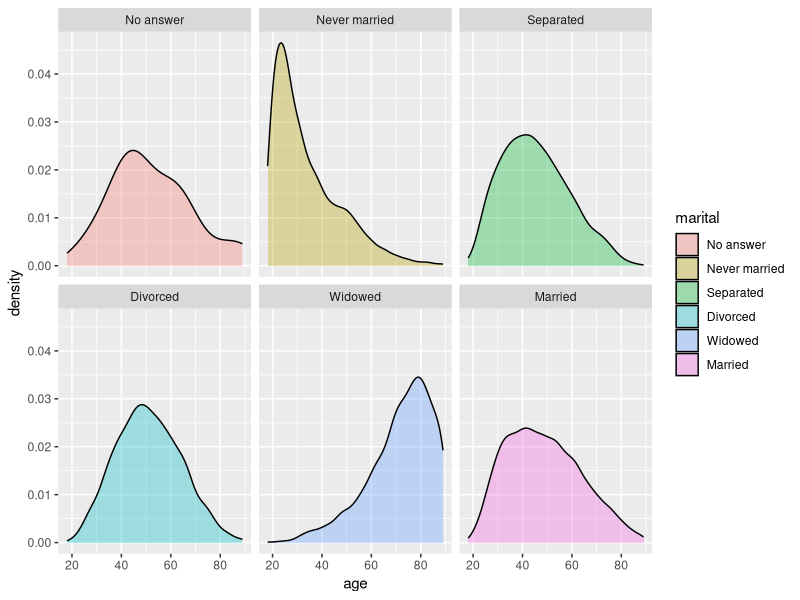

Reproduce this figure in R.
# ==============================================================================
#     _                _ _          _   ____  _        _
#    / \   _ __  _ __ | (_) ___  __| | / ___|| |_ __ _| |_ ___
#   / _ \ | '_ \| '_ \| | |/ _ \/ _` | \___ \| __/ _` | __/ __|
#  / ___ \| |_) | |_) | | |  __/ (_| |  ___) | || (_| | |_\__ \
# /_/   \_\ .__/| .__/|_|_|\___|\__,_| |____/ \__\__,_|\__|___/
#         |_|   |_|
#
# Basic R syntax, in 150 lines
#
# ==================== See the README file for data sources and instructions ===


# hello world -------------------------------------------------------------

print("hello world!")

# same thing, but we first save the piece of text "hello world!" into an object
# called 'txt', which we then show (or 'print') on screen
txt <- "hello world!"
txt

# guess what this function does!
rep(txt, 99)

# basic math --------------------------------------------------------------

# round x to k decimals
round(pi, 2)

# elevate x at power k
10^2
10^3
10^4

# square root
sqrt(9)
4^(1/2)

# big and small numbers ---------------------------------------------------

exp(42) # = 1.7*10^18 (a reaaaally large number!)

# 1e-3 = 10^(-3) (like millimeters, for example)
1e-3
# 2.7e-4 = 2.7*10^(-4) (small number, close to 0)
2.7e-4

# vectors -----------------------------------------------------------------

# create a vector containing sequence 1, 2, ..., 5, 6
x <- 1:6
x

# compute summary statistics on the vector
mean(x)
sum(x)

# logical tests -----------------------------------------------------------

# which elements in vector x satisfy the following tests?
x <= 5
x == 5
x != 5

# get a table of results instead of the individual details
table(x > 5)

# this asks whether each element is in the sequence 3-4-5
x %in% 3:5

# packages ----------------------------------------------------------------

# executing the following line of code will install all packages required for
# our class examples and exercises; you only need to execute it once, and will
# never need to execute it again
install.packages(c("broom", "ggrepel", "sf", "survey", "texreg", "tidyverse"))

# the following line loads one of the installed packages (it 'activates' it, in
# a way); you will need to do this every time you launch R and want to use it,
# and you will need to successfully load that package for the rest of thee code
# below to work properly
library(tidyverse)

# data --------------------------------------------------------------------

# this opens a dataset that's included in what you just installed; it won't
# work if you did not install the 'tidyverse' package first (see above)
gss <- forcats::gss_cat
gss

# execute that line to open a help page about the dataset, which is a survey
?forcats::gss_cat

# describe the dataset and its number of observations (rows)
glimpse(gss)
nrow(gss)

# average of the 'age' variable (the first result is 'NA', which means missing,
# because there are some missing values in the variable; the second line of code
# shows the option that is required to remove them)
mean(gss$age)
mean(gss$age, na.rm = TRUE)

# two ways to count missing values in a variable
table(is.na(gss$age))
sum(is.na(gss$age))

# two ways of describing the values of a variable
table(gss$rincome)
count(gss, rincome)

# do not worry if the jargon (dataset, observations, variables, values) does
# not yet make entire sense to you: we will work on it in class

# code that spans multiple lines ------------------------------------------

# the following produces a plot, but you will have to select all three lines to
# actually get a result, because of the '+' symbol at the end of each line
ggplot(gss, aes(age, fill = marital)) +
  geom_density(alpha = 1/3) +
  facet_wrap(~ marital)

# if you get stuck, press [Esc] in the Console
# also, the plot produces a warning, but that's fine (a warning is not an error)

# the following lines produce a table, but you will again have to select all
# three lines to actually get a result, because of the '%>%' symbol at the end
# of each line (the symbol is called a 'pipe')
filter(gss, age < 35) %>%
  count(marital) %>%
  mutate(pct = 100 * n / sum(n))

# if you get stuck, press [Esc] in the Console
# exercise: guess what the plot and table each show

# more complex code -------------------------------------------------------

# this more complex example tells you how many of the survey respondents are
# under 35 years-old AND (&) are separated
table(gss$age < 35 & gss$marital == "Separated")
nrow(filter(gss, age < 35, marital == "Separated"))

# this more complex example tells you how many of the survey respondents are
# under 35 years-old AND (&) are separated OR (|) divorced
table(gss$age < 35 & (gss$marital == "Separated" | gss$marital == "Divorced"))

# other ways to get the same result
nrow(filter(gss, age < 35, marital == "Separated" | marital == "Divorced"))
nrow(filter(gss, age < 35, marital %in% c("Separated", "Divorced")))

# kthxbye
